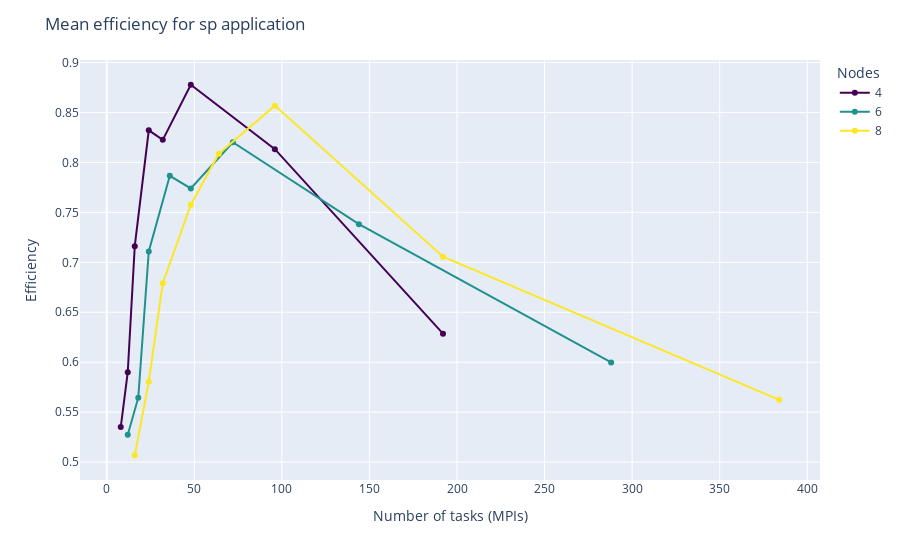

Notebook source saved alongside this figure:
### Markdown cell above
## Efficiency vs ntasks (MPIs)

### Code cell
fig = px.line(x=sp['ntasks'], y=sp['efficiency'],
                markers=True,
                color=sp['nodes'],
                color_discrete_sequence=['#440154', '#21918c', '#fde725'])

# change the title
fig.update_layout(title='Mean efficiency for sp application',
                    legend_title_text='Nodes',
                    xaxis_title='Number of tasks (MPIs)',
                    yaxis_title='Efficiency')

fig.show()
# save the figure as a png file
fig.write_image("Figures/mean_efficiency_sp.png")

### Figure 1 — Plotly figure (JSON) as saved in the notebook; plotly's stock layout.template omitted (floating-point values rounded to 4 significant figures)
{"data": [{"hovertemplate": "color=4<br>x=%{x}<br>y=%{y}<extra></extra>", "legendgroup": "4", "line": {"color": "#440154", "dash": "solid"}, "marker": {"symbol": "circle"}, "mode": "markers+lines", "name": "4", "orientation": "v", "showlegend": true, "type": "scatter", "x": [8, 12, 16, 24, 32, 48, 96, 192], "xaxis": "x", "y": [0.5351, 0.5899, 0.7162, 0.8321, 0.8226, 0.8777, 0.8133, 0.6286], "yaxis": "y"}, {"hovertemplate": "color=6<br>x=%{x}<br>y=%{y}<extra></extra>", "legendgroup": "6", "line": {"color": "#21918c", "dash": "solid"}, "marker": {"symbol": "circle"}, "mode": "markers+lines", "name": "6", "orientation": "v", "showlegend": true, "type": "scatter", "x": [12, 18, 24, 36, 48, 72, 144, 288], "xaxis": "x", "y": [0.5273, 0.5645, 0.7109, 0.7866, 0.7739, 0.8202, 0.7382, 0.5998], "yaxis": "y"}, {"hovertemplate": "color=8<br>x=%{x}<br>y=%{y}<extra></extra>", "legendgroup": "8", "line": {"color": "#fde725", "dash": "solid"}, "marker": {"symbol": "circle"}, "mode": "markers+lines", "name": "8", "orientation": "v", "showlegend": true, "type": "scatter", "x": [16, 24, 32, 48, 64, 96, 192, 384], "xaxis": "x", "y": [0.5069, 0.5804, 0.679, 0.7576, 0.8087, 0.8568, 0.7056, 0.5623], "yaxis": "y"}], "layout": {"legend": {"title": {"text": "Nodes"}, "tracegroupgap": 0}, "margin": {"t": 60}, "title": {"text": "Mean efficiency for sp application"}, "xaxis": {"anchor": "y", "domain": [0, 1], "title": {"text": "Number of tasks (MPIs)"}}, "yaxis": {"anchor": "x", "domain": [0, 1], "title": {"text": "Efficiency"}}}}
